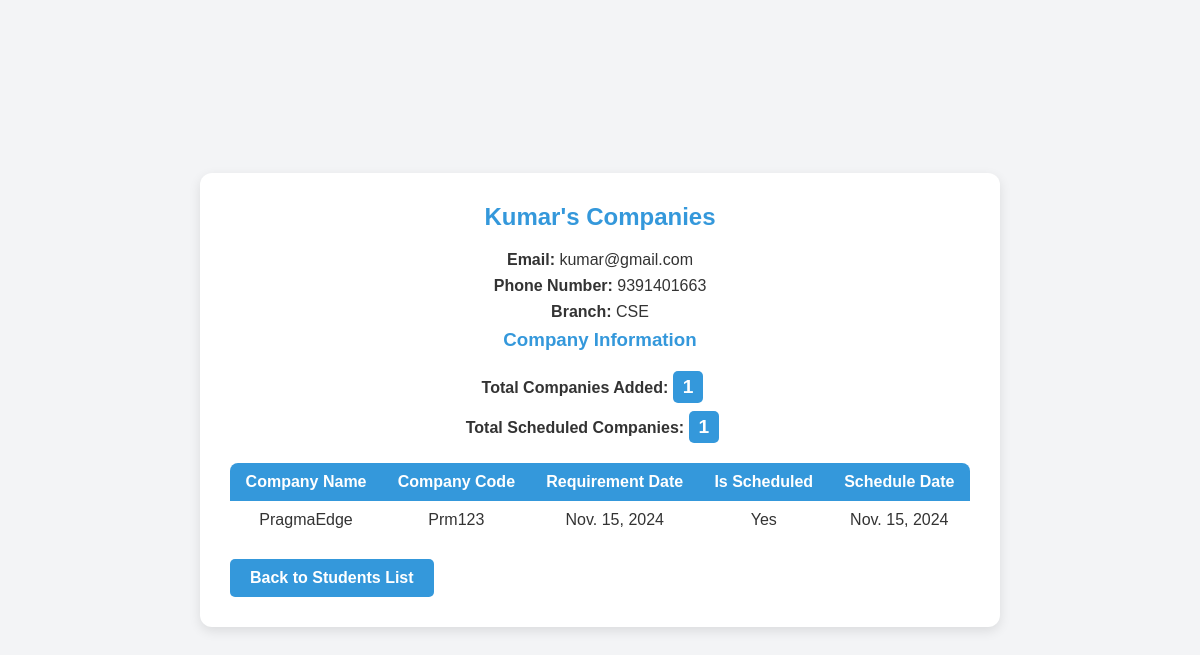
The app's page /student/11/companies/ with its own data.
### student/models.py (models this page shows)
class Student(models.Model):
    name = models.CharField(max_length=100)
    email = models.EmailField(max_length=100,)
    ph_no=models.IntegerField(unique=True)
    branch=models.CharField(max_length=25)
    batch_code = models.CharField(max_length=26, blank=False,default="A1")  # Required in forms

### company/models.py (models this page shows, shortened)
class Company(models.Model):
    name = models.CharField(max_length=255)
    company_code = models.CharField(max_length=30, unique=True)
    requirement_date = models.DateField(auto_now_add=True)
    is_scheduled = models.BooleanField(default=False)
    schedule_date = models.DateField(null=True, blank=True)
    students = models.ManyToManyField(Student, related_name="companies", blank=True)

### student/views.py (the view)
# urls.py: path('<int:student_id>/companies/', student_companies_view, name='student_companies'),
def student_companies_view(request, student_id):
    student = get_object_or_404(Student, pk=student_id)
    companies = student.companies.all()
    total_companies = companies.count()
    total_scheduled = companies.filter(is_scheduled=True).count()
    context = {
        'student': student,
        'companies': companies,
        'total_companies': total_companies,
        'total_scheduled': total_scheduled,
    }
    return render(request, 'student/student_companies.html', context)

### template/student/student_companies.html (shortened to what this page needs)
<!DOCTYPE html>
<html lang="en">
<head>
</head>
<body>
    <div class="container">
        <h2>{{ student.name }}'s Companies</h2>
        <p><strong>Email:</strong> {{ student.email }}</p>
        <p><strong>Phone Number:</strong> {{ student.ph_no }}</p>
        <p><strong>Branch:</strong> {{ student.branch }}</p>
        <h3>Company Information</h3>
        <p>
            <strong>Total Companies Added:</strong>
            <span id="added-count" class="highlight-count">{{ total_companies }}</span>
        </p>
        <p>
            <strong>Total Scheduled Companies:</strong>
            <span id="scheduled-count" class="highlight-count">{{ total_scheduled }}</span>
        </p>
        <table id="company-table">
            <thead>
                <tr>
                    <th>Company Name</th>
                    <th>Company Code</th>
                    <th>Requirement Date</th>
                    <th>Is Scheduled</th>
                    <th>Schedule Date</th>
                </tr>
            </thead>
            <tbody>
                {% for company in companies %}
                    <tr id="company-{{ company.id }}" class="company-row">
                        <td>{{ company.name }}</td>
                        <td>{{ company.company_code }}</td>
                        <td>{{ company.requirement_date }}</td>
                        <td>{{ company.is_scheduled|yesno:"Yes,No" }}</td>
                        <td>{{ company.schedule_date|default:"Not Scheduled" }}</td>
                    </tr>
                {% endfor %}
            </tbody>
        </table>
        <a href="{% url 'student:student_list' %}" class="back-btn">Back to Students List</a>
    </div>
</body>
</html>

### template/student/student_companies.html (style rules this page uses)
* { margin: 0; padding: 0; box-sizing: border-box; }
body { font-family: Arial, sans-serif; background-color: #f3f4f6; color: #333; display: flex; justify-content: center; align-items: center; min-height: 100vh; }
.container { background-color: #ffffff; width: 90%; max-width: 800px; padding: 30px; border-radius: 12px; box-shadow: 0 4px 12px rgba(0, 0, 0, 0.1); }
h2, h3 { color: #3498db; text-align: center; margin-bottom: 20px; }
p { font-size: 1em; margin: 8px 0; text-align: center; }
.highlight-count { background-color: #3498db; color: white; font-size: 1.2em; font-weight: bold; padding: 5px 10px; border-radius: 5px; display: inline-block; margin-right: 15px; transition: all 0.3s ease; }
table { width: 100%; margin-top: 20px; border-collapse: collapse; overflow: hidden; border-radius: 8px; }
th, td { padding: 10px 15px; text-align: center; }
th { background-color: #3498db; color: white; }
.back-btn { display: inline-block; margin-top: 20px; padding: 10px 20px; font-size: 1em; font-weight: bold; color: white; background-color: #3498db; border-radius: 5px; text-align: center; text-decoration: none; transition: background-color 0.3s; }

### records on screen
Student: name "Kumar", email "kumar@gmail.com", ph_no "9391401663", branch "CSE"
Company: name "PragmaEdge", company_code "Prm123", requirement_date "Nov. 15, 2024", is_scheduled "Yes", schedule_date "Nov. 15, 2024"

### other values on screen
{{ total_companies }} "1"
{{ total_scheduled }} "1"
